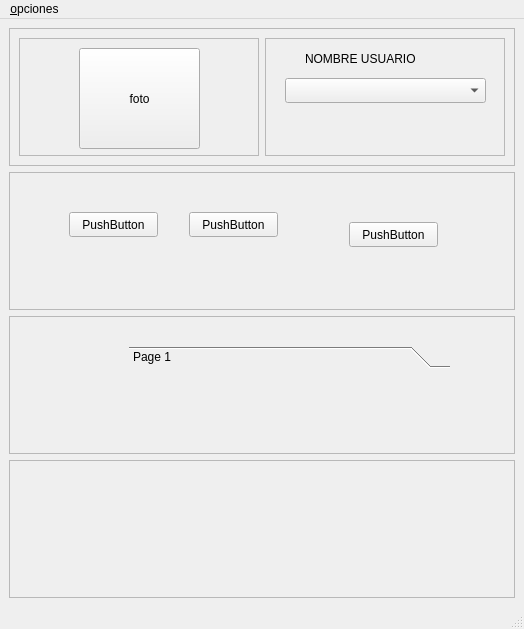
<?xml version="1.0" encoding="UTF-8"?>
<ui version="4.0">
 <class>MainWindow</class>
 <widget class="QMainWindow" name="MainWindow">
  <property name="geometry">
   <rect>
    <x>0</x>
    <y>0</y>
    <width>524</width>
    <height>629</height>
   </rect>
  </property>
  <property name="windowTitle">
   <string>MainWindow</string>
  </property>
  <widget class="QWidget" name="centralwidget">
   <layout class="QVBoxLayout" name="verticalLayout" stretch="0,0,0,0">
    <item>
     <widget class="QFrame" name="frame">
      <property name="frameShape">
       <enum>QFrame::StyledPanel</enum>
      </property>
      <property name="frameShadow">
       <enum>QFrame::Raised</enum>
      </property>
      <layout class="QHBoxLayout" name="horizontalLayout">
       <item>
        <widget class="QFrame" name="frame_6">
         <property name="frameShape">
          <enum>QFrame::StyledPanel</enum>
         </property>
         <property name="frameShadow">
          <enum>QFrame::Raised</enum>
         </property>
         <widget class="QPushButton" name="pushButton">
          <property name="geometry">
           <rect>
            <x>60</x>
            <y>10</y>
            <width>121</width>
            <height>101</height>
           </rect>
          </property>
          <property name="text">
           <string>foto</string>
          </property>
         </widget>
        </widget>
       </item>
       <item>
        <widget class="QFrame" name="frame_5">
         <property name="frameShape">
          <enum>QFrame::StyledPanel</enum>
         </property>
         <property name="frameShadow">
          <enum>QFrame::Raised</enum>
         </property>
         <widget class="QComboBox" name="comboBox">
          <property name="geometry">
           <rect>
            <x>20</x>
            <y>40</y>
            <width>201</width>
            <height>25</height>
           </rect>
          </property>
         </widget>
         <widget class="QLabel" name="label">
          <property name="geometry">
           <rect>
            <x>40</x>
            <y>10</y>
            <width>161</width>
            <height>21</height>
           </rect>
          </property>
          <property name="text">
           <string>NOMBRE USUARIO</string>
          </property>
         </widget>
        </widget>
       </item>
      </layout>
     </widget>
    </item>
    <item>
     <widget class="QFrame" name="frame_3">
      <property name="frameShape">
       <enum>QFrame::StyledPanel</enum>
      </property>
      <property name="frameShadow">
       <enum>QFrame::Raised</enum>
      </property>
      <widget class="QPushButton" name="pushButton_2">
       <property name="geometry">
        <rect>
         <x>60</x>
         <y>40</y>
         <width>89</width>
         <height>25</height>
        </rect>
       </property>
       <property name="text">
        <string>PushButton</string>
       </property>
      </widget>
      <widget class="QPushButton" name="pushButton_3">
       <property name="geometry">
        <rect>
         <x>180</x>
         <y>40</y>
         <width>89</width>
         <height>25</height>
        </rect>
       </property>
       <property name="text">
        <string>PushButton</string>
       </property>
      </widget>
      <widget class="QPushButton" name="pushButton_4">
       <property name="geometry">
        <rect>
         <x>340</x>
         <y>50</y>
         <width>89</width>
         <height>25</height>
        </rect>
       </property>
       <property name="text">
        <string>PushButton</string>
       </property>
      </widget>
     </widget>
    </item>
    <item>
     <widget class="QFrame" name="frame_4">
      <property name="frameShape">
       <enum>QFrame::StyledPanel</enum>
      </property>
      <property name="frameShadow">
       <enum>QFrame::Raised</enum>
      </property>
      <widget class="QToolBox" name="toolBox">
       <property name="geometry">
        <rect>
         <x>120</x>
         <y>30</y>
         <width>321</width>
         <height>130</height>
        </rect>
       </property>
       <property name="currentIndex">
        <number>0</number>
       </property>
       <widget class="QWidget" name="page_5">
        <property name="geometry">
         <rect>
          <x>0</x>
          <y>0</y>
          <width>321</width>
          <height>68</height>
         </rect>
        </property>
        <attribute name="label">
         <string>Page 1</string>
        </attribute>
       </widget>
       <widget class="QWidget" name="page_6">
        <property name="geometry">
         <rect>
          <x>0</x>
          <y>0</y>
          <width>321</width>
          <height>68</height>
         </rect>
        </property>
        <attribute name="label">
         <string>Page 2</string>
        </attribute>
       </widget>
      </widget>
     </widget>
    </item>
    <item>
     <widget class="QFrame" name="frame_2">
      <property name="frameShape">
       <enum>QFrame::StyledPanel</enum>
      </property>
      <property name="frameShadow">
       <enum>QFrame::Raised</enum>
      </property>
     </widget>
    </item>
   </layout>
  </widget>
  <widget class="QMenuBar" name="menubar">
   <property name="geometry">
    <rect>
     <x>0</x>
     <y>0</y>
     <width>524</width>
     <height>22</height>
    </rect>
   </property>
   <widget class="QMenu" name="menu_opciones">
    <property name="title">
     <string>&amp;opciones</string>
    </property>
    <addaction name="actionsalir"/>
    <addaction name="actioncambiar_nombre_de_usuario"/>
    <addaction name="action_mas_opciones"/>
   </widget>
   <addaction name="menu_opciones"/>
  </widget>
  <widget class="QStatusBar" name="statusbar">
   <property name="enabled">
    <bool>true</bool>
   </property>
  </widget>
  <action name="actionsalir">
   <property name="text">
    <string>salir</string>
   </property>
  </action>
  <action name="actioncambiar_nombre_de_usuario">
   <property name="text">
    <string>cambiar nombre de usuario</string>
   </property>
  </action>
  <action name="action_mas_opciones">
   <property name="text">
    <string>&amp;mas opciones</string>
   </property>
  </action>
 </widget>
 <resources/>
 <connections/>
</ui>
